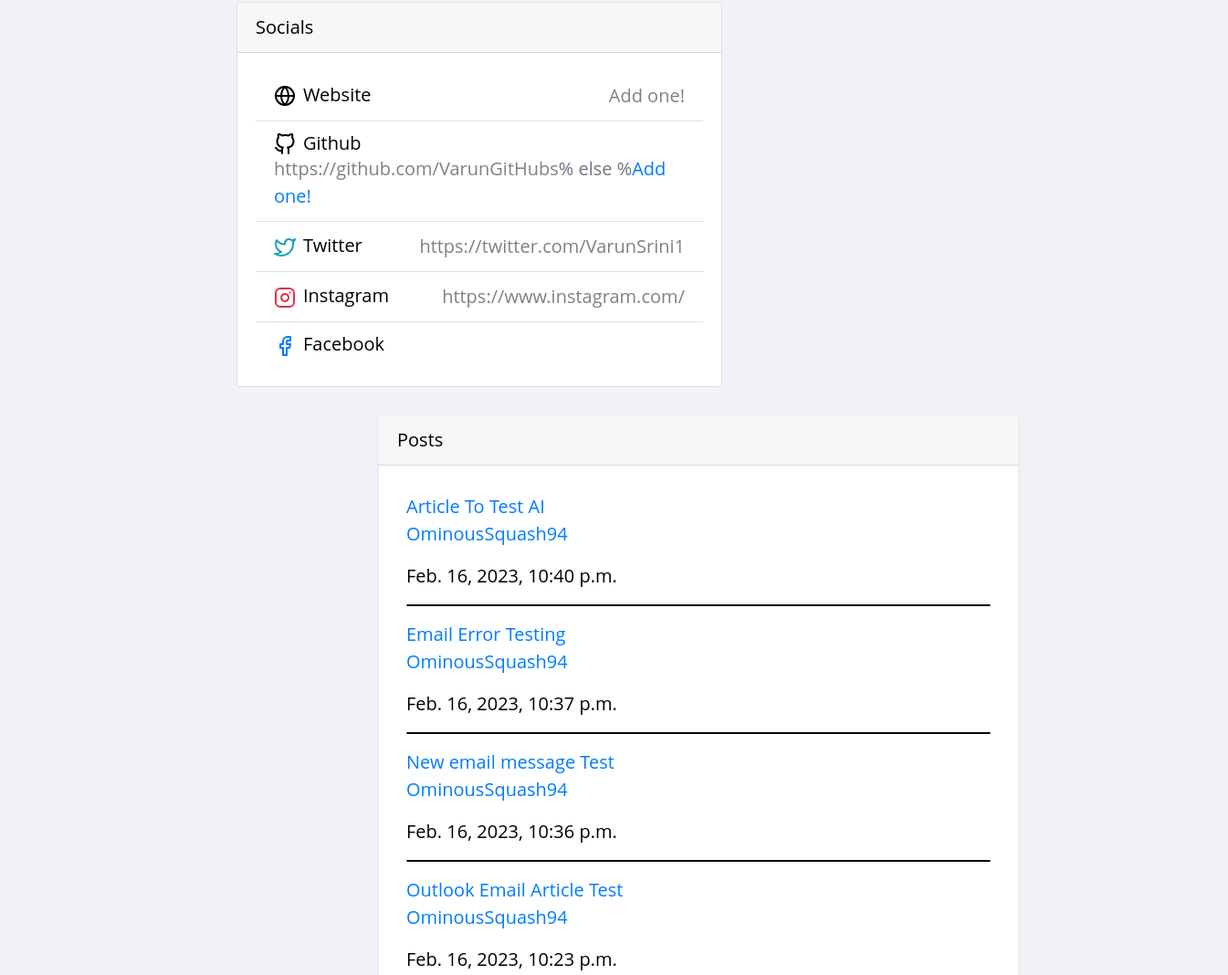
/profile/1 (middle part), run on an earlier commit of the app's database.
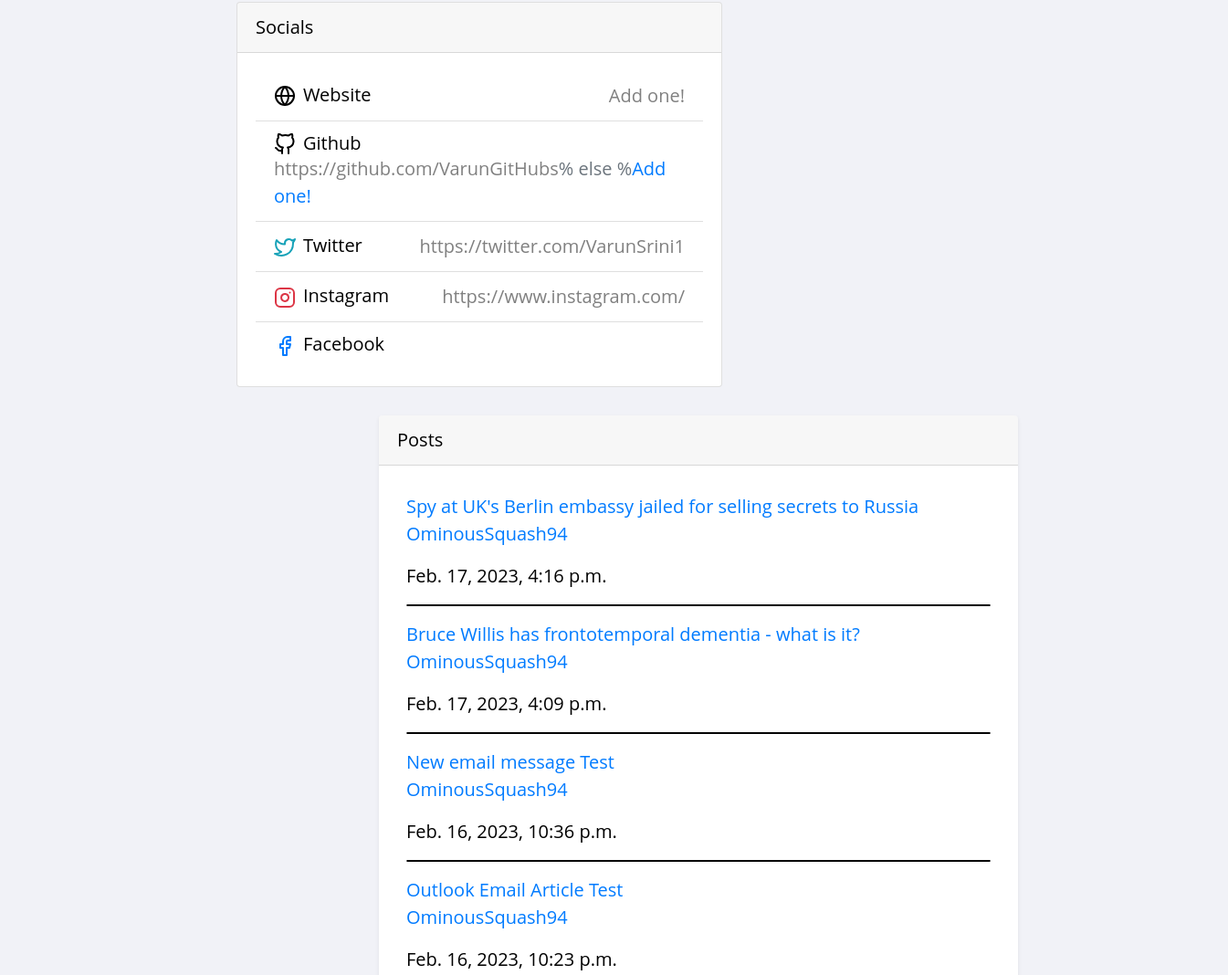
And on a later commit of the database.
### theblog/models.py (models this page shows, shortened)
class Post(models.Model):
	title = models.CharField(max_length = 255) # Title Field
	author = models.ForeignKey(User, on_delete = models.CASCADE) # Deletes blog posts for a user if they delete account
	header_image = models.ImageField(null = True, blank = True, upload_to = 'uploads/images', default = None)
	body = RichTextField(blank= True, null = True)
	date_published = models.DateTimeField(auto_now_add = True) # Automatically adds the date
	likes = models.ManyToManyField(User, related_name ='blog_post') # Updating count of the upvotes
	tags = models.CharField(max_length = 255, default = 'Coding') # List of tags from the Tag table
	snippet  = models.CharField(max_length = 300, default = 'Article Snippet') # Article Snippet field to display on screen
	number_likes = models.IntegerField(default = 0)

### theblog/views.py (the view)
# urls.py: path('profile/<int:pk>', ProfileView.as_view(), name = 'profile'),
class ProfileView(View):
	def get(self, request, pk, *args, **kwargs):
		profile = UserProfile.objects.get(pk = pk)
		user = profile.user
		posts = Post.objects.filter(author = user).order_by('-date_published')
		followers = profile.followers.all()
		is_following = False
		num_followers = len(followers)
		if num_followers == 0:
			is_following = False
		else:
			for follower in followers:
				if follower == request.user:
					is_following = True
		context = {
			'user':user,
			'profile':profile,
			'posts':posts,
			'num_followers':num_followers,
			'is_following':is_following
		}
		return render(request, 'user_profile.html', context)

### theblog/templates/user_profile.html (shortened to what this page needs)
{% extends 'base.html' %}
{% load bootstrap_icons %}
{% load static %}
{% block extrahead %}
	<link rel="stylesheet" href="{% static 'theblog/profile.css' %}">
	<link rel="stylesheet" href="https://cdnjs.cloudflare.com/ajax/libs/font-awesome/4.7.0/css/font-awesome.min.css">
{% endblock %}
{% block content %}
<!DOCTYPE html>
<html lang="en">
<head>
</head>
<body>
</body>
</html>
<body>
	<div class = "all">
	<div class="profile_info">
		<div class = 'socials'>
			<div class="card mb-3" style="width: 532px; position: relative; right: 16px; top: 35px;">
				<div class="card-header">Socials</div>
				<div class="card-body">
					<ul class="list-group list-group-flush">
                  <li class="list-group-item d-flex justify-content-between align-items-center flex-wrap">
                    <h5 class="mb-0">Website</h5>
                    <span class="text-secondary">{% if profile.website %}<a href="{{ profile.website }}" target="_blank" style="color:gray;">{{ profile.website }}</a>{% else %}
                    <a href="{% url 'edit-profile' profile.pk %}" style="color:grey;">Add one!</a>{% endif %}</span>
                  </li>
                  <li class="list-group-item d-flex justify-content-between align-items-center flex-wrap">
                    <h5 class="mb-0">Github</h5>
                    <span class="text-secondary">{% if profile.GitHub %}<a href="{{ profile.GitHub }}" target="_blank" style="color:gray;">{{ profile.GitHub }}</a>% else %<a href="{% url 'edit-profile' profile.pk %}">Add one!</a>{% endif %}</span>
                  </li>
                  <li class="list-group-item d-flex justify-content-between align-items-center flex-wrap">
                    <h5 class="mb-0">Twitter</h5>
                    <span class="text-secondary">{% if profile.Twitter %}<a href="{{ profile.Twitter }}" target="_blank" style="color:gray;">{{ profile.Twitter }}</a>{% endif %}</span>
                  </li>
                  <li class="list-group-item d-flex justify-content-between align-items-center flex-wrap">
                    <h5 class="mb-0">Instagram</h5>
                    <span class="text-secondary">{% if profile.Instagram %}<a href="{{ profile.Instagram }}" target="_blank" style="color: gray;">{{ profile.Instagram }}</a>{% endif %}</span>
                  </li>
                  <li class="list-group-item d-flex justify-content-between align-items-center flex-wrap">
                    <h5 class="mb-0">Facebook</h5>
                  </li>
                </ul>
				</div>
			</div>
	</div>
</div>
	<div class = 'shadow-sm post_section' style="border-radius: 4px;">
		<div class = 'card-header' style="position: relative; top: -30px; width: 800px; right: 30px;">Posts</div>
		{% for post in posts %}
			<a href="{% url 'article-detail' post.pk %}">{{ post.title }}</a>
			<p><a style = 'text-decoration: none' class = 'text-primary' href="{% url 'profile' post.author.profile.pk %}">{{ post.author }}</a></p>
			<p>{{ post.date_published }}</p>
			<hr>
		{% endfor %}
	</div>
</div>
</div>
</body>
{% endblock %}

What changed in the data, as far as the page shows it:
removed Post: title "Article To Test AI", author "OminousSquash94", date_published "Feb. 16, 2023, 10:40 p.m."
removed Post: title "Email Error Testing", author "OminousSquash94", date_published "Feb. 16, 2023, 10:37 p.m."
added Post: title "Spy at UK's Berlin embassy jailed for selling secrets to Russia", author "OminousSquash94", date_published "Feb. 17, 2023, 4:16 p.m."
added Post: title "Bruce Willis has frontotemporal dementia - what is it?", author "OminousSquash94", date_published "Feb. 17, 2023, 4:09 p.m."
